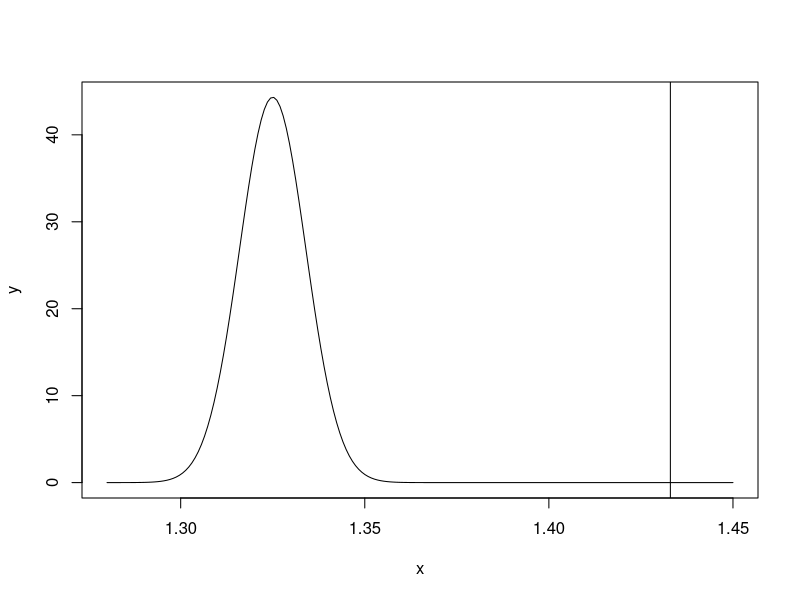
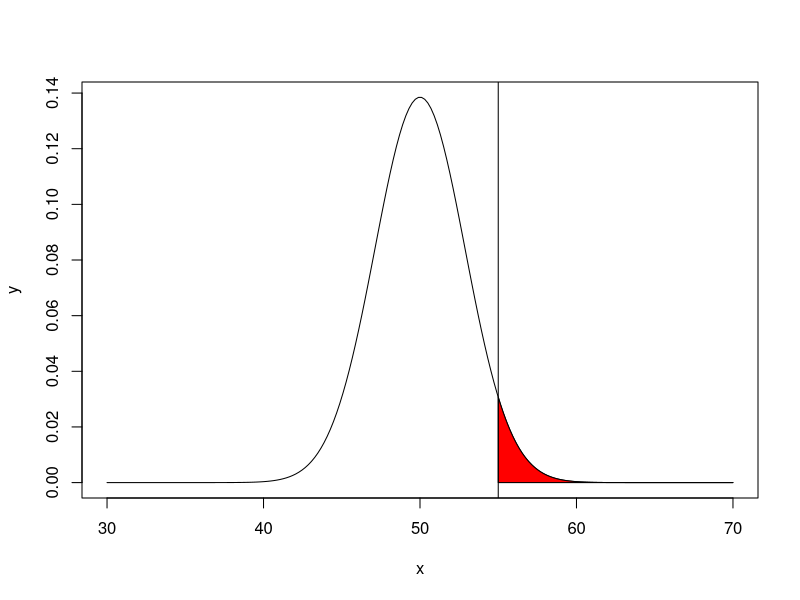

Generate these figures, in order, with R:
# Using the RSD to solve probability problems
# Example 1
# Define the variables in the problem
mu1<-1.325
sigma1<-0.045
n1<-25
xbar1<-1.433
stderror1<-sigma1/sqrt(n1)

# Calculate the area under the normal curve using the pnorm function
pnorm(q = xbar1, mean = mu1,sd = stderror1, lower.tail = F)

# Create the normal curve
x=seq(1.28,1.45,length=200)
y=dnorm(x,mean=mu1,sd=stderror1)
plot(x,y,type="l")

# Indicate the location of the xbar of 1.433
abline(v=1.433)

# Example 2
# Define the variables in the problem
mu2<-50
sigma2<-14.4
n2<-25
xbar2<-55
stderror2<-sigma2/sqrt(n2)

# Calculate the area under the normal curve using the pnorm function
pnorm(q = xbar2, mean = mu2,sd = stderror2, lower.tail = F)

# Create the normal curve
x=seq(30,70,length=200)
y=dnorm(x,mean=mu2,sd=stderror2)
plot(x,y,type="l")

# Shade the upper tail area
x=seq(55,70,length=100)
y=dnorm(x,mean=mu2,sd=stderror2)
polygon(c(55,x,70),c(0,y,0),col="red")

# Indicate the location of the xbar of 55
abline(v=55)